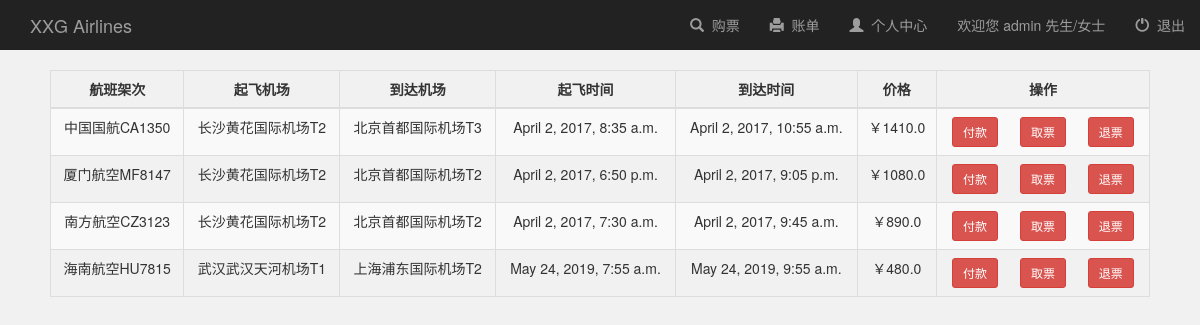
Page /booksystem/user_operation/ (signed in) on the committed database.
### booksystem/models.py (models this page shows, shortened)
class Flight(models.Model):
	user = models.ManyToManyField(User, default=1)  # 有了这个字段之后，默认的后台添加失效，必须要自定义Form，除去这个字段
	name = models.CharField(max_length=100)  # 班次  南方航空CZ3969
	leave_city = models.CharField(max_length=100, null=True)  # 离开城市
	arrive_city = models.CharField(max_length=100, null=True)  # 到达城市
	leave_airport = models.CharField(max_length=100, null=True)  # 离开的机场
	arrive_airport = models.CharField(max_length=100, null=True)  # 到达的机场
	leave_time = models.DateTimeField(null=True)  # DateTimeField包括了DateField信息，并且添加了时间
	arrive_time = models.DateTimeField(null=True)
	capacity = models.IntegerField(default=0, null=True)  # 经济舱座位总数
	price = models.FloatField(default=0, null=True)  # 价格
	book_sum = models.IntegerField(default=0, null=True)  # 订票总人数
	income = models.FloatField(default=0, null=True)  # 收入
	SEAT_TYPE = (
		('头等舱','头等舱'),
		('公务舱','公务舱'),
		('经济舱','经济舱')
		)
	seat_type = models.CharField(max_length=100,choices=SEAT_TYPE, default='经济舱')

### booksystem/views.py (the view)
def user_operation(request):
    if request.user.is_authenticated:
            booked_flights = Flight.objects.filter(user=request.user)  # 从 booksystem_flight_user 表过滤出该用户订的航班
            context = {
                'booked_flights': booked_flights,
                'username': request.user.username,  # 导航栏信息更新
            }
            return render(request, 'booksystem/user_operation.html', context)
    return render(request, 'booksystem/login.html')  # 用户如果没登录，render登录页面

### booksystem/templates/booksystem/user_operation.html (shortened to what this page needs)
{% extends 'booksystem/base.html' %}
{% block login_display %}
    <a href="#">欢迎您 {{ username }} 先生/女士</a>
{% endblock %}
{% block content %}
    <div class="main">
        <table class="table table-striped table-bordered">
            <thead>
            <tr>
                <th style="text-align: center">航班架次</th>
                <th style="text-align: center">起飞机场</th>
                <th style="text-align: center">到达机场</th>
                <th style="text-align: center">起飞时间</th>
                <th style="text-align: center">到达时间</th>
                <th style="text-align: center">价格</th>
                <th style="text-align: center">操作</th>
            </tr>
            </thead>
            <tbody style="text-align: center">
            {% for flight in booked_flights %}
                <tr>
                    <td>{{ flight.name }}</td>
                    <td>{{ flight.leave_city }}{{ flight.leave_airport }}</td>
                    <td>{{ flight.arrive_city }}{{ flight.arrive_airport }}</td>
                    <td>{{ flight.leave_time }}</td>
                    <td>{{ flight.arrive_time }}</td>
                    <td>￥{{ flight.price }}</td>
                    <td>
                        <button id = "pay_button" class="btn btn-sm btn-danger" onclick="pay({{ flight.id }})">付款</button>
                        <button id = "fetch_button" class="btn btn-sm btn-danger" onclick="fetch({{ flight.id }})">取票</button>
                        <button id = "refund_button" class="btn btn-sm btn-danger" onclick="refund({{ flight.id }})">退票</button>
                    </td>
                </tr>
            {% endfor %}
            </tbody>
        </table>
    </div>
{% endblock %}

### booksystem/templates/booksystem/base.html (shortened to what this page needs)
<!DOCTYPE html>
<html lang="en">
<head>
    <link rel="stylesheet" href="https://maxcdn.bootstrapcdn.com/bootstrap/3.3.6/css/bootstrap.min.css">
</head>
<body style="background-color: #f1f1f1">
<nav class="nav navbar-inverse">
    <div class="container-fluid">
        <div class="navbar-header">
            <a class="navbar-brand" href="{% url 'booksystem:index' %}">XXG Airlines</a>
        </div>
        <ul class="nav navbar-nav navbar-right">
            <li>
                <a href="{% url 'booksystem:result' %}">
                    <span class="glyphicon glyphicon-search" aria-hidden="true"></span>&nbsp; 购票
                </a>
            </li>
            <li>
                <a href="{% url 'booksystem:user_bill' %}">
                    <span class="glyphicon glyphicon-print" aria-hidden="true"></span>&nbsp; 账单
                </a>
            </li>
            <li>
                <a href="{% url 'booksystem:user_operation' %}">
                    <span class="glyphicon glyphicon-user" aria-hidden="true"></span>&nbsp; 个人中心
                </a>
            </li>
                        <li>
                {% block login_display %}{% endblock %}
            </li>
            <li>
                <a href="{% url 'booksystem:logout_user' %}">
                    <span class="glyphicon glyphicon-off" aria-hidden="true"></span>&nbsp; 退出
                </a>
            </li>
        </ul>
    </div>
</nav>
{% block content %}
{% endblock %}
</body>
</html>

### booksystem/templates/booksystem/user_operation.html (style rules this page uses)
.main { margin-top: 20px; margin-left: 50px; margin-right: 50px; }

### rows in the picture
Flight: name "中国国航CA1350", leave_city "长沙", leave_airport "黄花国际机场T2", arrive_city "北京", arrive_airport "首都国际机场T3", leave_time "April 2, 2017, 8:35 a.m.", arrive_time "April 2, 2017, 10:55 a.m.", price "1410.0"
Flight: name "厦门航空MF8147", leave_city "长沙", leave_airport "黄花国际机场T2", arrive_city "北京", arrive_airport "首都国际机场T2", leave_time "April 2, 2017, 6:50 p.m.", arrive_time "April 2, 2017, 9:05 p.m.", price "1080.0"
Flight: name "南方航空CZ3123", leave_city "长沙", leave_airport "黄花国际机场T2", arrive_city "北京", arrive_airport "首都国际机场T2", leave_time "April 2, 2017, 7:30 a.m.", arrive_time "April 2, 2017, 9:45 a.m.", price "890.0"
Flight: name "海南航空HU7815", leave_city "武汉", leave_airport "武汉天河机场T1", arrive_city "上海", arrive_airport "浦东国际机场T2", leave_time "May 24, 2019, 7:55 a.m.", arrive_time "May 24, 2019, 9:55 a.m.", price "480.0"

### other values in the picture
{{ username }} "admin"
